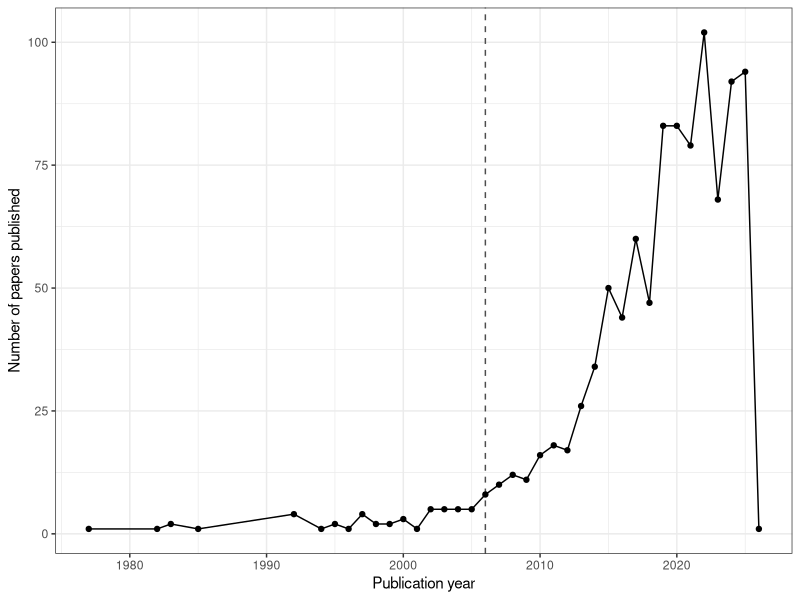
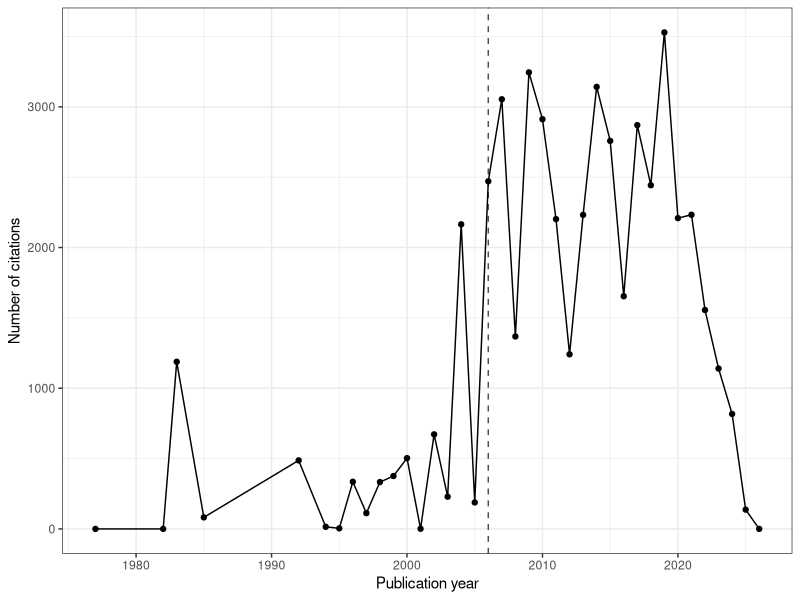
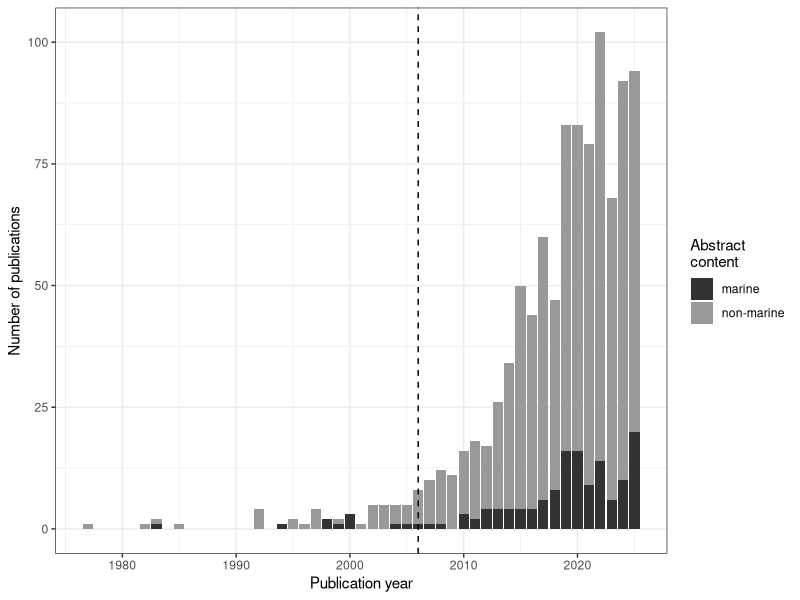
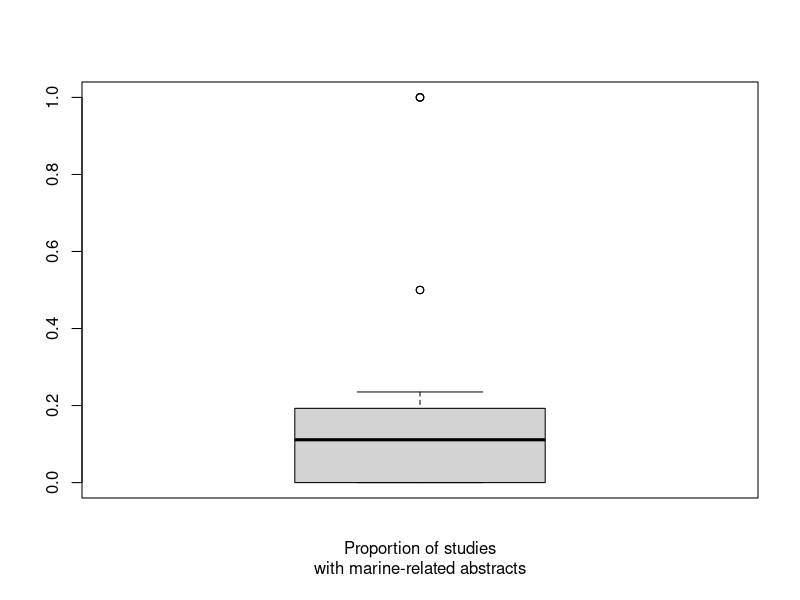
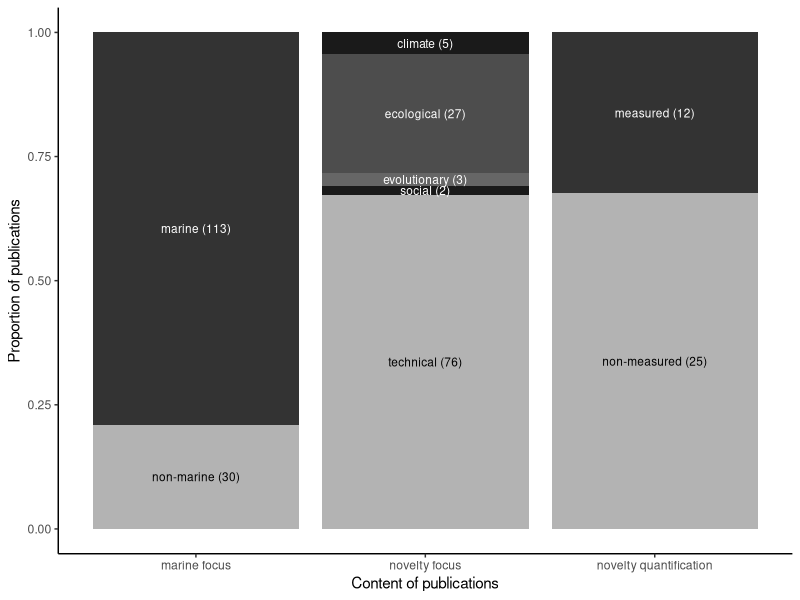
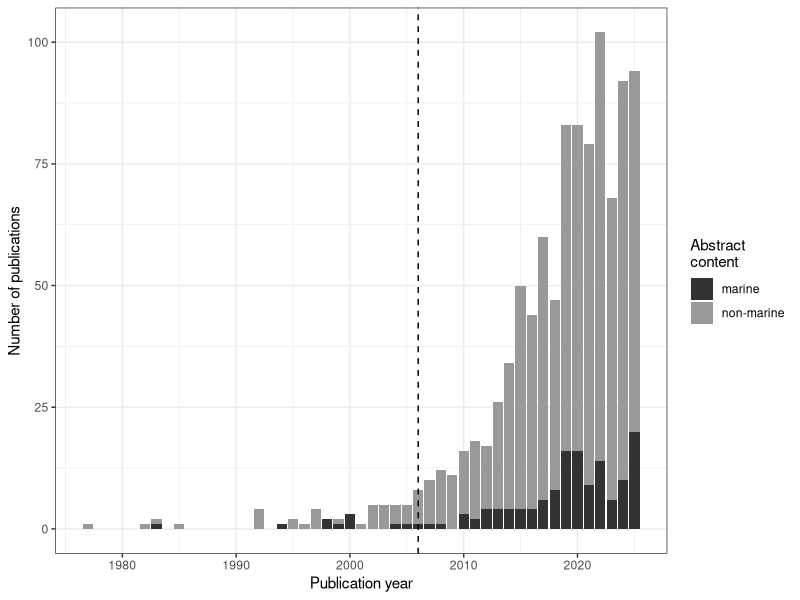
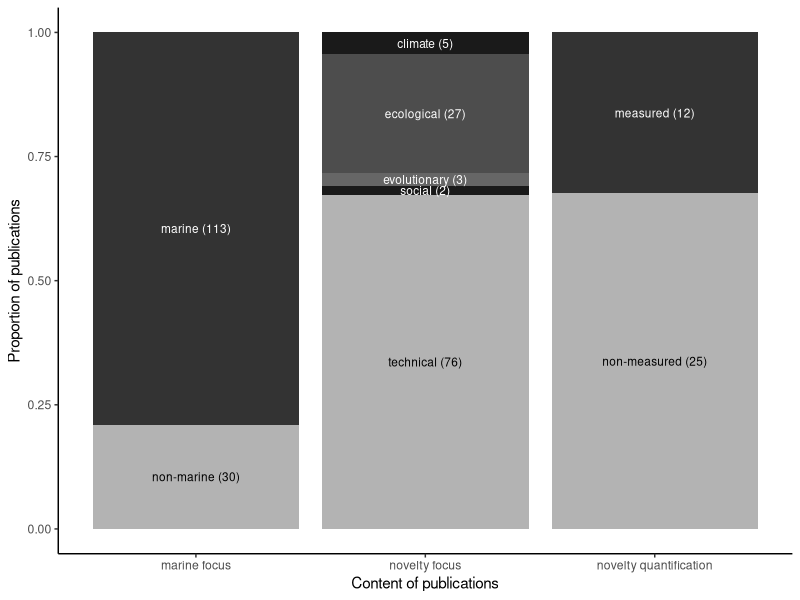

The R source for these figures, in order:
##-----------------------------------------------##
##  METHODS IN ECOLOGY AND EVOLUTION REVIEW      ##
##  Quantifying and defining marine novelty      ##
##  Emer Cunningham - November 2025              ##
##-----------------------------------------------##

# load packages
library(ragg) # for saving plots
library(readxl) # for reading WoS search exports
library(tidyverse) # for many helpful functions

# load Web of Science searches -- 7 November 2025
# query link below, downloaded top 1000 most relevant search results
# https://www.webofscience.com/wos/woscc/summary/204dbc23-69f9-4d29-9dd2-e3d19d1a2d4a-018716c2f8/0502142a-9a8e-40c6-bc27-5046ff867728-018716bbbd/relevance/1
# i.e., (((TS = novel ecosyste*) OR (TS = ecological novelty)) OR (TS = novel ecolog*))
wos_dat <- read_excel("data/savedrecs.xls")

#

#### 1. process WoS search data #####

# check
head(wos_dat)
names(wos_dat)

# let's clean some things up -- select and rename columns
wos_dat <- wos_dat %>%
  rename_all(tolower) %>%
  select("document type", "publication year", "publication date", 
         "article title", "source title", "language",
         "authors", "author keywords", "abstract", 
         "times cited, all databases", "publisher") %>%
  rename_with(~ gsub(" ","_", .x), contains(" "))

# some summary tables:

# types of literature
summary_doc_type_dat <- wos_dat %>%
  group_by(document_type) %>%
  summarise(count = n()) %>%
  ungroup() %>%
  arrange(desc(count))

summary_doc_type_dat

# publishing papers and getting citations over time
summary_year_dat <- wos_dat %>%
  group_by(publication_year) %>%
  summarise(papers = n(),
            citations = sum(`times_cited,_all_databases`, na.rm = TRUE)) %>%
  ungroup() %>%
  arrange(desc(publication_year))

summary_year_dat

# visualise
plot_publications <- ggplot(data = summary_year_dat,
                            aes(x = publication_year, y = papers)) +
  labs(x = "Publication year", 
       y = "Number of papers published") +
  geom_vline(xintercept = 2006, lty = 2, col = "grey30") +
  geom_point() +
  geom_line() +
  theme_bw()

plot_citations <- ggplot(data = summary_year_dat,
                         aes(x = publication_year, y = citations)) +
  labs(x = "Publication year", 
       y = "Number of citations") +
  geom_vline(xintercept = 2006, lty = 2, col = "grey30") +
  geom_point() +
  geom_line() +
  theme_bw()

plot_publications
plot_citations

#

#### 2. identify marine-related works ####

# search for marine / aquatic / ocean / coast / benthic / pelagic / estuary

# simple table search -- is "marine" in the title?
wos_dat %>%
  pull(article_title) %>%
  str_detect(pattern = "marine") %>%
  table()

# create a vector of marine terms to look for
marine_terms <- c("marine", "aquatic", "ocean", "coast",
                  "benth", "pelagi", "estuar")

# we're happy to find any one of these terms -- use the "or" symbol
marine_terms_or <- paste(marine_terms, collapse = "|")

# detect these strings in the title and abstract of each article
wos_dat <- wos_dat %>%
  mutate(watery_title = case_when(str_detect(article_title,
                                             marine_terms_or) == TRUE  ~ "marine",
                                  .default = "non-marine")) %>%
  mutate(watery_abstract = case_when(str_detect(abstract,
                                                marine_terms_or) == TRUE ~ "marine",
                                     .default = "non-marine"))

# what are our proportions looking like?
table(wos_dat$watery_title)    # 36 marine-related titles
table(wos_dat$watery_abstract) # 143 marine-related abstracts

#

# re-do the papers-over-time-plot by marine and non-marine contributions
watery_abstract_dat <- wos_dat %>%
  group_by(publication_year, watery_abstract) %>%
  summarise(papers = n(),
            citations = sum(`times_cited,_all_databases`, na.rm = TRUE)) %>%
  ungroup() %>%
  arrange(desc(publication_year)) %>%
  filter(publication_year != 2026)

watery_abstract_dat

# stacked bar plot
plot_marine_abstract <- ggplot(watery_abstract_dat,
                               aes(x = publication_year, y = papers,
                                   fill = watery_abstract)) + 
  geom_bar(position = position_stack(reverse = TRUE),
           stat = "identity") +
  scale_fill_manual(values = c("grey20", "grey60")) +
  labs(x = "Publication year", y = "Number of publications",
       fill = "Abstract\ncontent") +
  geom_vline(xintercept = 2006, lty = 2) +
  theme_bw()

plot_marine_abstract

#

# over time, what proportion of published studies have marine-related abstracts?

# re-do the papers over time by marine and non-marine contributions
prop_marine_dat <- wos_dat %>%
  group_by(publication_year) %>%
  summarise(papers = n(),
            proportion = length(which(watery_abstract == "marine"))/n()) %>%
  ungroup() %>%
  arrange(desc(publication_year)) %>%
  filter(publication_year != 2026)

# visualise the spread of annual marine study proportions
boxplot(prop_marine_dat$proportion,
        xlab = "Proportion of studies\nwith marine-related abstracts")

# on average, a proportion of 18.92% of studies
# even MENTION marine or aquatic (eco)systems
mean(prop_marine_dat$proportion) * 100

# what about the "recent" studies, after 2006 (Hobbs novel ecosystems)
prop_marine_dat %>%
  filter(publication_year > 2006) %>%
  pull(proportion) %>%
  mean() # 13.03% of studies post-Hobbs mention marine terms in their abstracts

prop_marine_dat %>%
  filter(publication_year > 2006) %>%
  pull(proportion) %>%
  sd() # standard deviation = 5.74% 

#

# let's now filter for all the abstracts identified as "watery"
# what do they actually discuss? what scientific contribution? quantitative?
watery_wos_dat <- wos_dat %>%
  filter(watery_abstract == "marine")

# additionally, 22.37% of their titles are watery
table(watery_wos_dat$watery_title) 
# marine    non-marine 
# 32        111 

# save these abstracts for further manual analysis of their content
#write.csv(watery_wos_dat, "output/watery-web-of-science-results.csv")

#

#### 3. analyse marine-related abstracts ####

# I manually read these abstracts and assigned them to a few categories:

# marine_content = assess whether the paper is about marine science
# dimension = broad content of the paper: do the authors study climate novelty,
#             ecological, evolutionary, or social novelty, or just use novelty
#             as a "technical" term?
# novelty_measured = do the authors quantify novelty directly? 
# novelty_study_type = note the context for novelty research: are we studying
#                      empirical ecological novelty or biotechnology innovation?
# study_system = note the paper's focal taxa, place, or field

# read in the manually-assigned abstracts
marine_dat <- read.csv("output/watery-web-of-science-results_EC.csv")

# let's firstly visualise everything
marine_stack_dat <- marine_dat %>%
  select(marine_content:novelty_measured) %>%
  mutate(marine_content = ifelse(marine_content == TRUE,
                                 "marine",
                                 "non-marine"),
         novelty_measured = ifelse(novelty_measured == TRUE,
                                   "measured",
                                   "non-measured"),
         novelty_measured = ifelse(dimension == "technical",
                                   NA,
                                   novelty_measured)) %>%
  pivot_longer(cols = (marine_content:novelty_measured),
               names_to = "bar",
               values_to = "class") %>%
  filter(!is.na(class)) %>%
  group_by(bar, class) %>%
  summarise(number_abstracts = length(class)) %>%
  ungroup()

# check
marine_stack_dat

# also calculate proportions
marine_stack_dat <- marine_stack_dat %>%
  group_by(bar) %>%
  mutate(prop_abstracts = number_abstracts / sum(number_abstracts))

# also make an annoying string like: "dimension (number_abstracts)"
marine_stack_dat <- marine_stack_dat %>%
  mutate(label = paste(class, " (", number_abstracts, ")",
                       sep = ""))

# set a fully grayscale version of colours:
class_colours_bw <- c("grey10", "grey30", "grey40", "grey20", "grey20",
                      "grey70", "grey70", "grey10", "grey70")
text_colours_bw <- c("white", "white", "white", "white", "black",
                     "white", "black", "white", "black")

#

# plot without novelty_study_type
plot_marine_stack <- ggplot(
  data = marine_stack_dat %>%
    filter(bar != "novelty_study_type"),
  aes(x = factor(bar, levels = c("marine_content",
                                 "dimension",
                                 "novelty_measured")), 
      y = prop_abstracts,
      fill = class)) +
  scale_fill_manual(values = class_colours_bw) +
  scale_x_discrete(labels = c("marine focus", "novelty focus",
                              "novelty quantification")) +
  labs(x = "Content of publications",
       y = "Proportion of publications") +
  geom_bar(position = "stack", stat = "identity") +
  geom_text(aes(label = label), 
            size = 3, position = position_stack(vjust = 0.5),
            colour = text_colours_bw) +
  theme_classic() +
  theme(legend.position = "none")

# visualise
plot_marine_stack

#

### let's check the statistics ###

# how many marine-related papers actually had a marine focus?
marine_dat %>%
  pull(marine_content) %>%
  table()

(113/143) * 100 # papers = 79.02% marine

# how many of these marine-focused papers considered novel ecosystems?
marine_dat %>%
  filter(marine_content == TRUE) %>%
  pull(dimension) %>%
  table()

(37/113) * 100 # papers = 32.74% marine novelty

# how many of these marine novelty-focused papers directly measure novelty?
marine_dat %>%
  filter(marine_content == TRUE,
         dimension != "technical") %>%
  pull(novelty_measured) %>%
  table()

(12/37) * 100 # papers = 32.43% quantitative marine novelty

#

# and that means, that out of a total of 1000 search results:
113/1000 * 100 # 11.30% of papers are marine,
37/1000 * 100  #  3.70% of papers are about novel marine ecosystems, and
12/1000 * 100  #  1.20% of papers quantify novel marine ecosystems

#

# now: the marine + novelty + quantitative studies!

# let's save all of the true ecosystem attribute papers that measure novelty
# (our key focus of quantitative novelty in marine ecosystems)
focus_dat <- marine_dat %>%
  filter(marine_content == TRUE,
         dimension %in% c("ecological", "evolutionary", "climate", "social"),
         novelty_measured == TRUE) %>%
  select(-X) %>%
  as_tibble()

# check
focus_dat

#

#

#

#### 4. save figures ####

# overview (n = 1000)

agg_png("figures/marine-abstracts-over-time.png",
        width = 7, height = 3.5, units = "in",
        scaling = 1, res = 1000)

plot_marine_abstract

dev.off()

# marine abstracts (n = 143)

agg_png("figures/marine-abstracts-content.png",
        width = 5, height = 4.5, units = "in",
        scaling = 1, res = 1000)

plot_marine_stack

dev.off()

#
